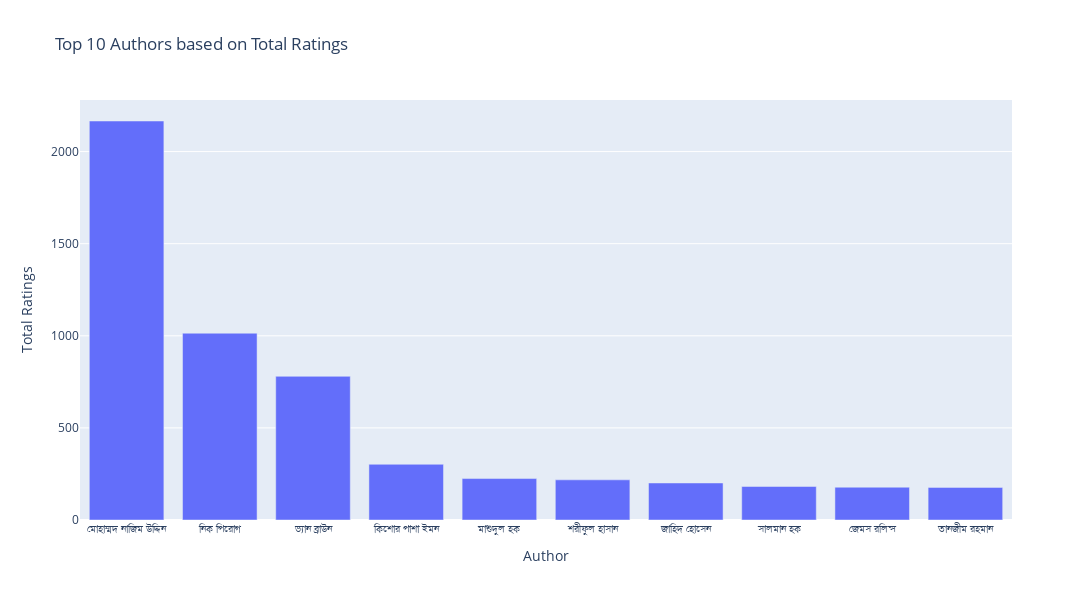

Notebook cell for this chart:
### Markdown cell above
<h4 align="center"> Top 10 Author based on Total Ratings</h4>

### Code cell
# Top 10 Author based on Total Ratings
fig = px.bar(top_authors_by_ratings, 
             x=top_authors_by_ratings.index, 
             y=top_authors_by_ratings.values,
             title='Top 10 Authors based on Total Ratings',
             labels={'x': 'Author', 'y': 'Total Ratings'})

# Adjust the figure size
fig.update_layout(
    width=1300,  # Set the width of the figure
    height=600   # Set the height of the figure
)

fig.show()

### Figure 1 — Plotly figure (JSON) as saved in the notebook; plotly's stock layout.template omitted (floating-point values rounded to 4 significant figures)
{"data": [{"alignmentgroup": "True", "hovertemplate": "Author=%{x}<br>Total Ratings=%{y}<extra></extra>", "legendgroup": "", "marker": {"color": "#636efa", "pattern": {"shape": ""}}, "name": "", "offsetgroup": "", "orientation": "v", "showlegend": false, "textposition": "auto", "type": "bar", "x": ["মোহাম্মদ নাজিম উদ্দিন", "নিক পিরোগ", "ড্যান ব্রাউন", "কিশোর পাশা ইমন", "মাশুদুল হক", "শরীফুল হাসান", "জাহিদ হোসেন", "সালমান হক", "জেমস রলিন্স", "তানজীম রহমান"], "xaxis": "x", "y": [2166, 1014, 780, 302.4, 225, 218, 201, 182, 178, 177], "yaxis": "y"}], "layout": {"barmode": "relative", "height": 600, "legend": {"tracegroupgap": 0}, "title": {"text": "Top 10 Authors based on Total Ratings"}, "width": 1300, "xaxis": {"anchor": "y", "domain": [0, 1], "title": {"text": "Author"}}, "yaxis": {"anchor": "x", "domain": [0, 1], "title": {"text": "Total Ratings"}}}}
